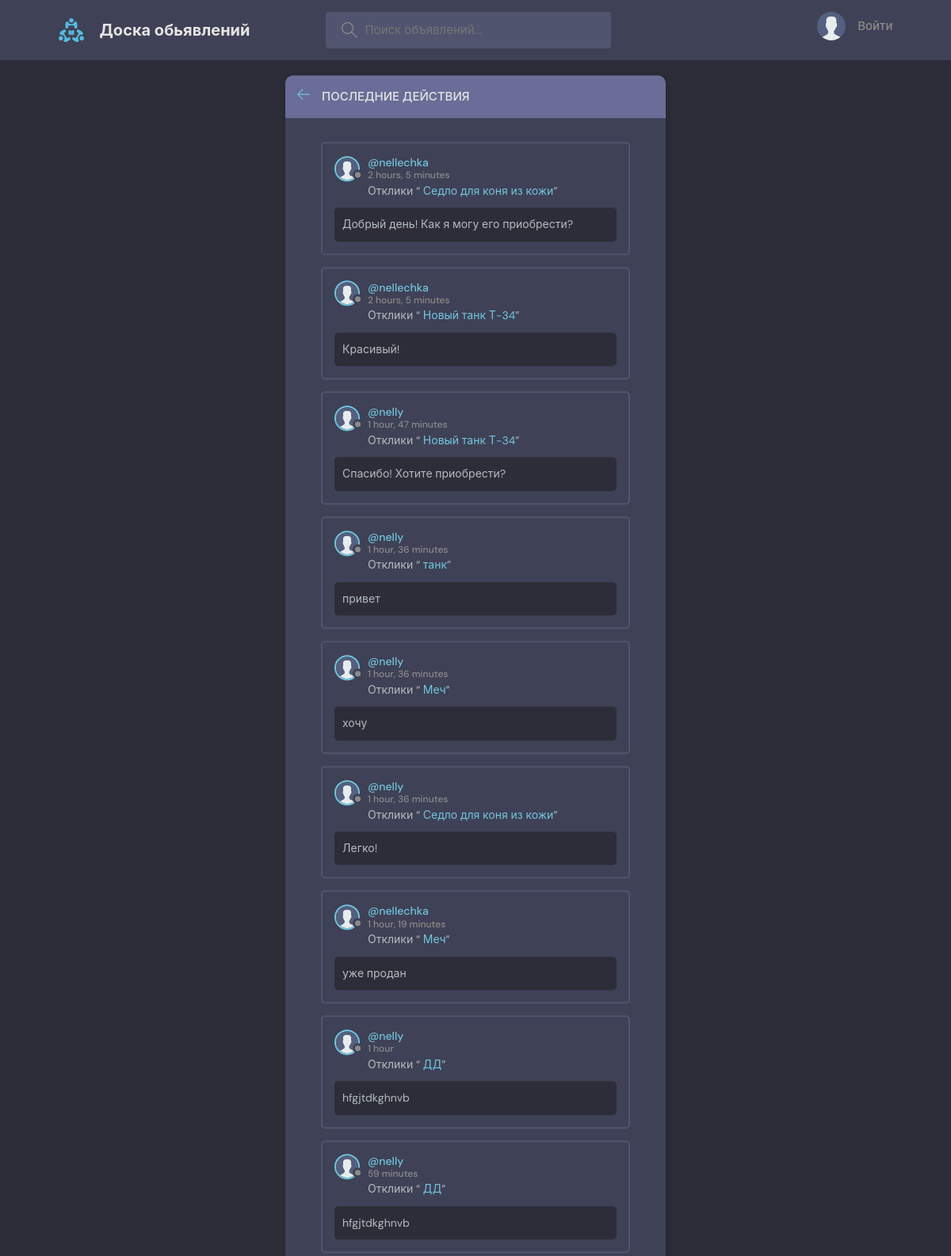
The page /activity/ on the database its author committed.
### board_app/models.py (models this page shows, shortened)
class Message(models.Model):
    user = models.ForeignKey(User, on_delete=models.CASCADE,  related_name='user_sender')
    user_receiver = models.ForeignKey(User, on_delete=models.CASCADE, related_name='user_receiver')
    type = models.ForeignKey(MessageType, on_delete=models.CASCADE)
    advertisement = models.ForeignKey(Advertisement, on_delete=models.CASCADE)
    text = models.TextField(default='')
    created_at = models.DateTimeField(auto_now_add=True)
    updated_at = models.DateTimeField(auto_now=True)
    accepted = models.BooleanField(default=False)
    def __str__(self):
        return self.text

class User(AbstractUser):
    email = models.EmailField(null=True, unique=True)
    avatar = models.ImageField(null=True, default="avatar.svg")
    confirmation_code = models.CharField(max_length=6, default = '')
    USERNAME_FIELD = 'email'
    REQUIRED_FIELDS = ['username']

class Advertisement(models.Model):
    category = models.ForeignKey(Category, on_delete=models.CASCADE)
    user = models.ForeignKey(User, on_delete=models.CASCADE)
    title = models.CharField(max_length=128)
    description = models.TextField(null=True, blank = True)
    created_at = models.DateTimeField(auto_now_add=True)
    updated_at = models.DateTimeField(auto_now=True)
    img = models.ImageField(null=True, blank = True)
    img_thumb = models.ImageField(null=True, blank = True)
    video = models.FileField(null=True, blank = True)
    def __str__(self):
        return self.title

### board_app/views.py (the view)
def activityPage(request):
    advertisement_messages = Message.objects.all()
    context = {
        'advertisement_messages': advertisement_messages
    }
    return render(request, 'board/activity.html', context)

### board_app/templates/board/activity.html (shortened to what this page needs)
{% extends 'main.html' %}
{% block content %}
    <main class="layout">
      <div class="container">
        <div class="layout__box">
          <div class="layout__boxHeader">
            <div class="layout__boxTitle">
              <a href="{% url 'board_app:home' %}">
                <svg version="1.1" xmlns="http://www.w3.org/2000/svg" width="32" height="32" viewBox="0 0 32 32">
                  <title>arrow-left</title>
                  <path
                    d="M13.723 2.286l-13.723 13.714 13.719 13.714 1.616-1.611-10.96-10.96h27.625v-2.286h-27.625l10.965-10.965-1.616-1.607z"
                  ></path>
                </svg>
              </a>
              <h3>Последние действия</h3>
            </div>
          </div>
          <div class="activities-page layout__body">
            {% for message in advertisement_messages %}
            <div class="activities__box">
            <div class="activities__boxHeader roomListRoom__header">
                  <a href="{% url 'board_app:user-profile' message.user.id %}" class="roomListRoom__author">
                    <div class="avatar avatar--small">
                    <img src="{{message.user.avatar.url}}" />
                </div>
                <p>
                    @{{ message.user.username }}
                    <span>{{ message.created_at|timesince }}</span>
                </p>
                </a>
            </div>
            <div class="activities__boxContent">
                <p>Отклики “
                    <a href="#">{{ message.advertisement }}</a>”
                </p>
                <div class="activities__boxRoomContent">
                {{ message }}
                </div>
            </div>
            </div>
        {% endfor %}
          </div>
        </div>
      </div>
    </main>
{% endblock content %}

### static/styles/style.css (style rules this page uses)
:root { --color-main: #71c6dd; --color-main-light: #e1f6fb; --color-dark: #3f4156; --color-dark-medium: #51546e; --color-dark-light: #696d97; --color-light: #e5e5e5; --color-gray: #8b8b8b; --color-light-gray: #b2bdbd; --color-bg: #2d2d39; --color-success: #5dd693; --color-error: #fc4b0b; }
* { font-family: "DM Sans", -apple-system, BlinkMacSystemFont, "Segoe UI", Roboto, Oxygen, Ubuntu, Cantarell, "Open Sans", "Helvetica Neue", sans-serif; margin: 0; padding: 0; box-sizing: border-box; text-rendering: optimizeLegibility; font-size: inherit; }
html { font-size: 56.25%; }
@media only screen and (min-width: 1200px) { html { font-size: 62.5%; } }
body { line-height: 1.6; font-weight: 400; font-size: 1.5rem; color: var(--color-light-gray); background-color: var(--color-bg); min-height: 100vh; }
img { width: 100%; }
a { display: inline-block; color: var(--color-main); text-decoration: none; }
.container { max-width: 120rem; width: 90%; margin: auto; }
.avatar { position: relative; display: inline-block; border-radius: 50%; border: 2px solid var(--color-main); }
.avatar img { display: block; border-radius: 50%; object-fit: cover; object-position: center; }
.avatar::after { content: ""; display: block; position: absolute; background-color: var(--color-gray); z-index: 111; border-radius: 50%; border: 0.3rem solid var(--color-dark); }
.avatar.avatar--small img { width: 2.8rem; height: 2.8rem; }
.avatar.avatar--small:after { width: 0.7rem; height: 0.7rem; bottom: 0px; right: -6px; }
.layout { margin-top: 2.4rem; }
.layout > .container { display: flex; justify-content: space-between; align-items: flex-start; }
.layout__box { width: 90%; max-width: 48rem; min-height: 40rem; position: absolute; top: 50%; left: 50%; transform: translate(-50%, -46%); background-color: var(--color-dark); border-radius: 1rem; box-shadow: 1px 1px 6px 3px rgba(0, 0, 0, 0.1); overflow: hidden; }
.layout__boxHeader { display: flex; padding: 1.5rem; background-color: var(--color-dark-light); }
.layout__boxTitle { display: flex; gap: 1.5rem; align-items: center; }
.layout__boxTitle h3 { text-transform: uppercase; font-weight: 500; color: var(--color-light); }
.layout__boxTitle svg { width: 1.6rem; height: 1.6rem; fill: var(--color-main); }
.layout__body { margin: 3rem; }
.roomListRoom__header { display: flex; justify-content: space-between; align-items: center; }
.roomListRoom__author { font-weight: 500; display: flex; align-items: center; gap: 1rem; }
.activities__box { margin: 1.5rem; padding: 1.5rem; border: 2px solid var(--color-dark-medium); border-radius: 5px; }
.activities__boxHeader p { font-size: 1.4rem; line-height: 1.3; }
.activities__boxHeader p span { color: var(--color-gray); font-size: 1.2rem; display: block; }
.activities__boxContent { margin-left: 4.2rem; }
.activities__boxContent { font-size: 1.4rem; }
.activities__boxRoomContent { background: var(--color-bg); padding: 1rem; border-radius: 5px; margin-top: 1rem; margin-left: -4.2rem; }

### rows shown on the page
Message: user.avatar (placeholder picture), user.username "nellechka", created_at "2 hours, 5 minutes", advertisement "Седло для коня из кожи", text "Добрый день! Как я могу его приобрести?"
Message: user.avatar (placeholder picture), user.username "nellechka", created_at "2 hours, 5 minutes", advertisement "Новый танк Т-34", text "Красивый!"
Message: user.avatar (placeholder picture), user.username "nelly", created_at "1 hour, 47 minutes", advertisement "Новый танк Т-34", text "Спасибо! Хотите приобрести?"
Message: user.avatar (placeholder picture), user.username "nelly", created_at "1 hour, 36 minutes", advertisement "танк", text "привет"
Message: user.avatar (placeholder picture), user.username "nelly", created_at "1 hour, 36 minutes", advertisement "Меч", text "хочу"
Message: user.avatar (placeholder picture), user.username "nelly", created_at "1 hour, 36 minutes", advertisement "Седло для коня из кожи", text "Легко!"
Message: user.avatar (placeholder picture), user.username "nellechka", created_at "1 hour, 19 minutes", advertisement "Меч", text "уже продан"
Message: user.avatar (placeholder picture), user.username "nelly", created_at "1 hour", advertisement "ДД", text "hfgjtdkghnvb"
Message: user.avatar (placeholder picture), user.username "nelly", created_at "59 minutes", advertisement "ДД", text "hfgjtdkghnvb"
